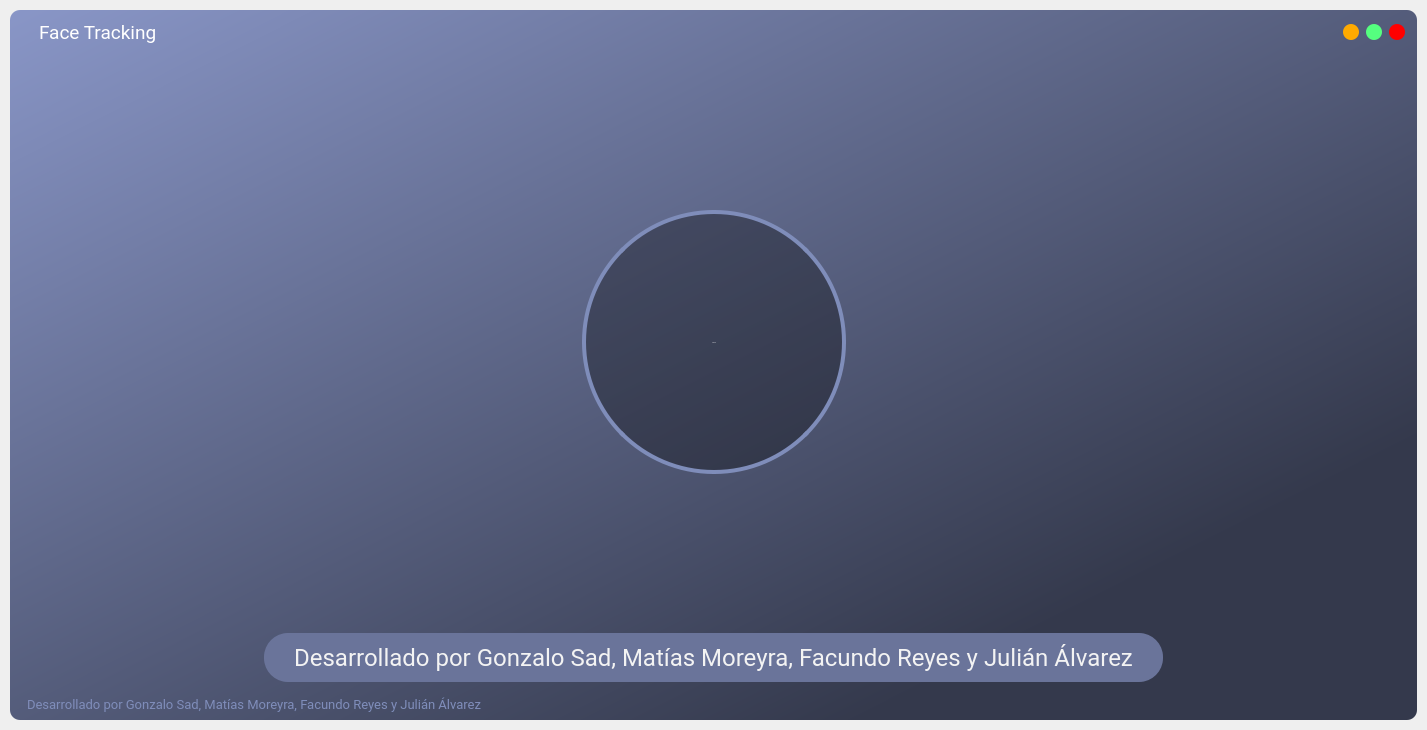
<?xml version="1.0" encoding="UTF-8"?>
<ui version="4.0">
 <author>Desarrollado por Gonzalo Sad, Matías Moreyra, Facundo Reyes y Julián Álvarez</author>
 <class>MainWindow</class>
 <widget class="QMainWindow" name="MainWindow">
  <property name="enabled">
   <bool>true</bool>
  </property>
  <property name="geometry">
   <rect>
    <x>0</x>
    <y>0</y>
    <width>1427</width>
    <height>730</height>
   </rect>
  </property>
  <property name="sizePolicy">
   <sizepolicy hsizetype="Minimum" vsizetype="Minimum">
    <horstretch>0</horstretch>
    <verstretch>0</verstretch>
   </sizepolicy>
  </property>
  <property name="font">
   <font>
    <pointsize>26</pointsize>
   </font>
  </property>
  <property name="windowTitle">
   <string>Face Tracking</string>
  </property>
  <property name="styleSheet">
   <string notr="true">background: none;
</string>
  </property>
  <widget class="QWidget" name="centralwidget">
   <property name="autoFillBackground">
    <bool>false</bool>
   </property>
   <property name="styleSheet">
    <string notr="true">background: none;
</string>
   </property>
   <layout class="QVBoxLayout" name="centralwidget_layout">
    <property name="spacing">
     <number>0</number>
    </property>
    <property name="leftMargin">
     <number>10</number>
    </property>
    <property name="topMargin">
     <number>10</number>
    </property>
    <property name="rightMargin">
     <number>10</number>
    </property>
    <property name="bottomMargin">
     <number>10</number>
    </property>
    <item>
     <widget class="QFrame" name="frame">
      <property name="styleSheet">
       <string notr="true">
/*background-color: qlineargradient(spread:pad, x1:0, y1:0, x2:0.954545, y2:0.341, stop:0 rgba(68, 75, 100, 255), stop:0.681818 rgba(52, 57, 76, 255));*/
background-color: qlineargradient(spread:pad, x1:1, y1:1, x2:0, y2:0, stop:0.198864 rgba(52, 57, 76, 255), stop:1 rgba(137, 150, 199, 255));
border-radius: 10px;


</string>
      </property>
      <property name="frameShape">
       <enum>QFrame::StyledPanel</enum>
      </property>
      <property name="frameShadow">
       <enum>QFrame::Raised</enum>
      </property>
      <layout class="QVBoxLayout" name="verticalLayout_3">
       <property name="spacing">
        <number>0</number>
       </property>
       <property name="leftMargin">
        <number>2</number>
       </property>
       <property name="topMargin">
        <number>2</number>
       </property>
       <property name="rightMargin">
        <number>2</number>
       </property>
       <property name="bottomMargin">
        <number>2</number>
       </property>
       <item>
        <widget class="QFrame" name="title_bar">
         <property name="maximumSize">
          <size>
           <width>16777215</width>
           <height>40</height>
          </size>
         </property>
         <property name="styleSheet">
          <string notr="true">background-color: none;</string>
         </property>
         <property name="frameShape">
          <enum>QFrame::NoFrame</enum>
         </property>
         <property name="frameShadow">
          <enum>QFrame::Raised</enum>
         </property>
         <layout class="QHBoxLayout" name="horizontalLayout">
          <property name="spacing">
           <number>0</number>
          </property>
          <property name="leftMargin">
           <number>0</number>
          </property>
          <property name="topMargin">
           <number>0</number>
          </property>
          <property name="rightMargin">
           <number>0</number>
          </property>
          <property name="bottomMargin">
           <number>0</number>
          </property>
          <item>
           <widget class="QFrame" name="frame_title">
            <property name="font">
             <font>
              <family>Roboto Condensed Light</family>
              <pointsize>14</pointsize>
             </font>
            </property>
            <property name="frameShape">
             <enum>QFrame::StyledPanel</enum>
            </property>
            <property name="frameShadow">
             <enum>QFrame::Raised</enum>
            </property>
            <layout class="QHBoxLayout" name="horizontalLayout_6">
             <property name="spacing">
              <number>0</number>
             </property>
             <property name="leftMargin">
              <number>2</number>
             </property>
             <property name="topMargin">
              <number>0</number>
             </property>
             <property name="rightMargin">
              <number>0</number>
             </property>
             <property name="bottomMargin">
              <number>0</number>
             </property>
             <item>
              <widget class="QFrame" name="frame_toggle">
               <property name="minimumSize">
                <size>
                 <width>23</width>
                 <height>40</height>
                </size>
               </property>
               <property name="maximumSize">
                <size>
                 <width>25</width>
                 <height>40</height>
                </size>
               </property>
               <property name="frameShape">
                <enum>QFrame::NoFrame</enum>
               </property>
               <property name="frameShadow">
                <enum>QFrame::Raised</enum>
               </property>
               <layout class="QHBoxLayout" name="horizontalLayout_9">
                <property name="spacing">
                 <number>0</number>
                </property>
                <property name="leftMargin">
                 <number>0</number>
                </property>
                <property name="topMargin">
                 <number>0</number>
                </property>
                <property name="rightMargin">
                 <number>0</number>
                </property>
                <property name="bottomMargin">
                 <number>0</number>
                </property>
                <item>
                 <widget class="QPushButton" name="boton_toggle">
                  <property name="sizePolicy">
                   <sizepolicy hsizetype="Minimum" vsizetype="Preferred">
                    <horstretch>0</horstretch>
                    <verstretch>0</verstretch>
                   </sizepolicy>
                  </property>
                  <property name="minimumSize">
                   <size>
                    <width>16</width>
                    <height>16</height>
                   </size>
                  </property>
                  <property name="maximumSize">
                   <size>
                    <width>16</width>
                    <height>16</height>
                   </size>
                  </property>
                  <property name="styleSheet">
                   <string notr="true">QPushButton{
	image: url(&quot;:/images/hamb.png&quot;);
    background-repeat: no-repeat;
	border: none;
	border-radius: 8px;
	background-color: none;
	
}
QPushButton:hover{
	image: url(&quot;:/images/hamb_hover.png&quot;);
	
}
QPushButton:pressed{
	image: url(&quot;:/images/hamb_pressed.png&quot;);
	
}</string>
                  </property>
                  <property name="text">
                   <string/>
                  </property>
                 </widget>
                </item>
               </layout>
              </widget>
             </item>
             <item>
              <widget class="QLabel" name="label_title">
               <property name="minimumSize">
                <size>
                 <width>0</width>
                 <height>40</height>
                </size>
               </property>
               <property name="font">
                <font>
                 <family>Roboto</family>
                 <pointsize>14</pointsize>
                </font>
               </property>
               <property name="styleSheet">
                <string notr="true">color: #FFF; 
</string>
               </property>
               <property name="text">
                <string>Face Tracking</string>
               </property>
              </widget>
             </item>
            </layout>
           </widget>
          </item>
          <item>
           <widget class="QFrame" name="frame_buttons">
            <property name="sizePolicy">
             <sizepolicy hsizetype="Minimum" vsizetype="Minimum">
              <horstretch>0</horstretch>
              <verstretch>0</verstretch>
             </sizepolicy>
            </property>
            <property name="minimumSize">
             <size>
              <width>100</width>
              <height>0</height>
             </size>
            </property>
            <property name="maximumSize">
             <size>
              <width>100</width>
              <height>16777215</height>
             </size>
            </property>
            <property name="frameShape">
             <enum>QFrame::StyledPanel</enum>
            </property>
            <property name="frameShadow">
             <enum>QFrame::Raised</enum>
            </property>
            <layout class="QHBoxLayout" name="horizontalLayout_4">
             <property name="spacing">
              <number>0</number>
             </property>
             <property name="leftMargin">
              <number>21</number>
             </property>
             <property name="topMargin">
              <number>9</number>
             </property>
             <property name="rightMargin">
              <number>0</number>
             </property>
             <item>
              <widget class="QPushButton" name="btn_minimize">
               <property name="minimumSize">
                <size>
                 <width>16</width>
                 <height>16</height>
                </size>
               </property>
               <property name="maximumSize">
                <size>
                 <width>16</width>
                 <height>16</height>
                </size>
               </property>
               <property name="toolTip">
                <string>Minimizar</string>
               </property>
               <property name="styleSheet">
                <string notr="true">QPushButton{
	border: none;
	border-radius: 8px;
	background-color: rgb(255, 170, 0);
}
QPushButton:hover{
	background-color: rgba(255, 170, 0, 150);
}</string>
               </property>
               <property name="text">
                <string/>
               </property>
              </widget>
             </item>
             <item>
              <widget class="QPushButton" name="btn_maximize">
               <property name="minimumSize">
                <size>
                 <width>16</width>
                 <height>16</height>
                </size>
               </property>
               <property name="maximumSize">
                <size>
                 <width>16</width>
                 <height>16</height>
                </size>
               </property>
               <property name="toolTip">
                <string>Maximizar</string>
               </property>
               <property name="styleSheet">
                <string notr="true">QPushButton{
	border: none;
	border-radius: 8px;
	background-color: rgb(85,255,127);
}
QPushButton:hover{
	background-color: rgba(85,255,127,150);

}</string>
               </property>
               <property name="text">
                <string/>
               </property>
              </widget>
             </item>
             <item>
              <widget class="QPushButton" name="btn_close">
               <property name="minimumSize">
                <size>
                 <width>16</width>
                 <height>16</height>
                </size>
               </property>
               <property name="maximumSize">
                <size>
                 <width>16</width>
                 <height>16</height>
                </size>
               </property>
               <property name="toolTip">
                <string>Cerrar</string>
               </property>
               <property name="styleSheet">
                <string notr="true">QPushButton{
	border: none;
	border-radius: 8px;
	
	background-color: rgb(255, 0, 0);
}
QPushButton:hover{
	background-color: rgba(255, 0, 0, 150);

}</string>
               </property>
               <property name="text">
                <string/>
               </property>
              </widget>
             </item>
            </layout>
           </widget>
          </item>
         </layout>
        </widget>
       </item>
       <item>
        <widget class="QFrame" name="content_bar">
         <property name="styleSheet">
          <string notr="true">background-color: none;</string>
         </property>
         <property name="frameShape">
          <enum>QFrame::StyledPanel</enum>
         </property>
         <property name="frameShadow">
          <enum>QFrame::Raised</enum>
         </property>
         <layout class="QHBoxLayout" name="horizontalLayout_7">
          <property name="spacing">
           <number>0</number>
          </property>
          <property name="leftMargin">
           <number>4</number>
          </property>
          <property name="topMargin">
           <number>4</number>
          </property>
          <property name="rightMargin">
           <number>4</number>
          </property>
          <property name="bottomMargin">
           <number>4</number>
          </property>
          <item>
           <widget class="QFrame" name="frame_left_menu">
            <property name="minimumSize">
             <size>
              <width>0</width>
              <height>0</height>
             </size>
            </property>
            <property name="styleSheet">
             <string notr="true">QFrame{
background-color: qlineargradient(spread:pad, x1:0, y1:0, x2:1, y2:1, stop:0 rgba(52, 57, 76, 255), stop:1 rgba(120, 120, 180, 255));
border-radius: 10px;
}

Line{
border: 2px solid rgb(136, 149, 198);
min-width: 0px;
}

QPushButton{
border-width: 2px;
border-style: solid;
border-color: rgb(127, 141, 186);
border-radius: 18px;
color: #FFF;
background-color:rgba(0, 0, 0, 80);
padding-left:20px;
padding-right:20px;
padding-top: 5px;
padding-bottom: 5px;
font: 16px &quot;Open Sans&quot;;
min-width: 0px;
}
QPushButton:hover{
border-color:rgb(85, 170, 255);
background-color: rgba(0, 0, 0, 120);
}

QPushButton:pressed{
border-color:rgb(255, 170, 0);
background-color: rgba(0, 0, 0, 150);
}

QPushButton:disabled{
color: rgb(132, 132, 132);
background-color: rgba(0, 0, 0, 180);
}
</string>
            </property>
            <property name="frameShape">
             <enum>QFrame::NoFrame</enum>
            </property>
            <property name="frameShadow">
             <enum>QFrame::Raised</enum>
            </property>
            <widget class="Line" name="line">
             <property name="geometry">
              <rect>
               <x>15</x>
               <y>500</y>
               <width>140</width>
               <height>2</height>
              </rect>
             </property>
             <property name="orientation">
              <enum>Qt::Horizontal</enum>
             </property>
            </widget>
            <widget class="QPushButton" name="boton_salir">
             <property name="geometry">
              <rect>
               <x>10</x>
               <y>430</y>
               <width>150</width>
               <height>36</height>
              </rect>
             </property>
             <property name="minimumSize">
              <size>
               <width>44</width>
               <height>0</height>
              </size>
             </property>
             <property name="text">
              <string>Salir</string>
             </property>
            </widget>
            <widget class="QPushButton" name="boton_inicio">
             <property name="geometry">
              <rect>
               <x>10</x>
               <y>30</y>
               <width>150</width>
               <height>36</height>
              </rect>
             </property>
             <property name="minimumSize">
              <size>
               <width>44</width>
               <height>0</height>
              </size>
             </property>
             <property name="text">
              <string>Inicio</string>
             </property>
            </widget>
            <widget class="QPushButton" name="boton_mascara">
             <property name="geometry">
              <rect>
               <x>10</x>
               <y>130</y>
               <width>150</width>
               <height>36</height>
              </rect>
             </property>
             <property name="minimumSize">
              <size>
               <width>44</width>
               <height>0</height>
              </size>
             </property>
             <property name="text">
              <string>Máscara</string>
             </property>
            </widget>
            <widget class="QPushButton" name="boton_about">
             <property name="geometry">
              <rect>
               <x>10</x>
               <y>330</y>
               <width>150</width>
               <height>36</height>
              </rect>
             </property>
             <property name="minimumSize">
              <size>
               <width>44</width>
               <height>0</height>
              </size>
             </property>
             <property name="text">
              <string>Acerca de...</string>
             </property>
            </widget>
            <widget class="QPushButton" name="boton_instrucciones">
             <property name="geometry">
              <rect>
               <x>10</x>
               <y>230</y>
               <width>150</width>
               <height>36</height>
              </rect>
             </property>
             <property name="minimumSize">
              <size>
               <width>44</width>
               <height>0</height>
              </size>
             </property>
             <property name="text">
              <string>Instrucciones</string>
             </property>
            </widget>
            <widget class="Line" name="line_2">
             <property name="geometry">
              <rect>
               <x>15</x>
               <y>100</y>
               <width>140</width>
               <height>2</height>
              </rect>
             </property>
             <property name="orientation">
              <enum>Qt::Horizontal</enum>
             </property>
            </widget>
            <widget class="Line" name="line_3">
             <property name="geometry">
              <rect>
               <x>15</x>
               <y>200</y>
               <width>140</width>
               <height>2</height>
              </rect>
             </property>
             <property name="orientation">
              <enum>Qt::Horizontal</enum>
             </property>
            </widget>
            <widget class="Line" name="line_5">
             <property name="geometry">
              <rect>
               <x>15</x>
               <y>300</y>
               <width>140</width>
               <height>2</height>
              </rect>
             </property>
             <property name="orientation">
              <enum>Qt::Horizontal</enum>
             </property>
            </widget>
            <widget class="Line" name="line_4">
             <property name="geometry">
              <rect>
               <x>15</x>
               <y>400</y>
               <width>140</width>
               <height>2</height>
              </rect>
             </property>
             <property name="orientation">
              <enum>Qt::Horizontal</enum>
             </property>
            </widget>
           </widget>
          </item>
          <item>
           <widget class="QFrame" name="frame_content">
            <property name="frameShape">
             <enum>QFrame::NoFrame</enum>
            </property>
            <property name="frameShadow">
             <enum>QFrame::Raised</enum>
            </property>
            <layout class="QHBoxLayout" name="horizontalLayout_8">
             <property name="spacing">
              <number>1</number>
             </property>
             <property name="leftMargin">
              <number>0</number>
             </property>
             <property name="topMargin">
              <number>0</number>
             </property>
             <property name="rightMargin">
              <number>0</number>
             </property>
             <property name="bottomMargin">
              <number>0</number>
             </property>
             <item>
              <widget class="QStackedWidget" name="stackedWidget">
               <property name="styleSheet">
                <string notr="true"/>
               </property>
               <widget class="QWidget" name="page">
                <layout class="QVBoxLayout" name="verticalLayout">
                 <property name="leftMargin">
                  <number>0</number>
                 </property>
                 <property name="topMargin">
                  <number>0</number>
                 </property>
                 <property name="rightMargin">
                  <number>0</number>
                 </property>
                 <property name="bottomMargin">
                  <number>7</number>
                 </property>
                 <item>
                  <spacer name="verticalSpacer">
                   <property name="orientation">
                    <enum>Qt::Vertical</enum>
                   </property>
                   <property name="sizeHint" stdset="0">
                    <size>
                     <width>20</width>
                     <height>40</height>
                    </size>
                   </property>
                  </spacer>
                 </item>
                 <item>
                  <layout class="QHBoxLayout" name="horizontalLayout_3">
                   <item>
                    <spacer name="horizontalSpacer">
                     <property name="orientation">
                      <enum>Qt::Horizontal</enum>
                     </property>
                     <property name="sizeHint" stdset="0">
                      <size>
                       <width>40</width>
                       <height>20</height>
                      </size>
                     </property>
                    </spacer>
                   </item>
                   <item>
                    <widget class="QPushButton" name="boton_empezar">
                     <property name="minimumSize">
                      <size>
                       <width>264</width>
                       <height>264</height>
                      </size>
                     </property>
                     <property name="maximumSize">
                      <size>
                       <width>264</width>
                       <height>264</height>
                      </size>
                     </property>
                     <property name="palette">
                      <palette>
                       <active>
                        <colorrole role="WindowText">
                         <brush brushstyle="SolidPattern">
                          <color alpha="255">
                           <red>255</red>
                           <green>255</green>
                           <blue>255</blue>
                          </color>
                         </brush>
                        </colorrole>
                        <colorrole role="Button">
                         <brush brushstyle="SolidPattern">
                          <color alpha="80">
                           <red>0</red>
                           <green>0</green>
                           <blue>0</blue>
                          </color>
                         </brush>
                        </colorrole>
                        <colorrole role="Text">
                         <brush brushstyle="SolidPattern">
                          <color alpha="255">
                           <red>255</red>
                           <green>255</green>
                           <blue>255</blue>
                          </color>
                         </brush>
                        </colorrole>
                        <colorrole role="ButtonText">
                         <brush brushstyle="SolidPattern">
                          <color alpha="255">
                           <red>255</red>
                           <green>255</green>
                           <blue>255</blue>
                          </color>
                         </brush>
                        </colorrole>
                        <colorrole role="Base">
                         <brush brushstyle="SolidPattern">
                          <color alpha="80">
                           <red>0</red>
                           <green>0</green>
                           <blue>0</blue>
                          </color>
                         </brush>
                        </colorrole>
                        <colorrole role="Window">
                         <brush brushstyle="SolidPattern">
                          <color alpha="80">
                           <red>0</red>
                           <green>0</green>
                           <blue>0</blue>
                          </color>
                         </brush>
                        </colorrole>
                        <colorrole role="PlaceholderText">
                         <brush brushstyle="NoBrush">
                          <color alpha="128">
                           <red>255</red>
                           <green>255</green>
                           <blue>255</blue>
                          </color>
                         </brush>
                        </colorrole>
                       </active>
                       <inactive>
                        <colorrole role="WindowText">
                         <brush brushstyle="SolidPattern">
                          <color alpha="255">
                           <red>255</red>
                           <green>255</green>
                           <blue>255</blue>
                          </color>
                         </brush>
                        </colorrole>
                        <colorrole role="Button">
                         <brush brushstyle="SolidPattern">
                          <color alpha="80">
                           <red>0</red>
                           <green>0</green>
                           <blue>0</blue>
                          </color>
                         </brush>
                        </colorrole>
                        <colorrole role="Text">
                         <brush brushstyle="SolidPattern">
                          <color alpha="255">
                           <red>255</red>
                           <green>255</green>
                           <blue>255</blue>
                          </color>
                         </brush>
                        </colorrole>
                        <colorrole role="ButtonText">
                         <brush brushstyle="SolidPattern">
                          <color alpha="255">
                           <red>255</red>
                           <green>255</green>
                           <blue>255</blue>
                          </color>
                         </brush>
                        </colorrole>
                        <colorrole role="Base">
                         <brush brushstyle="SolidPattern">
                          <color alpha="80">
                           <red>0</red>
                           <green>0</green>
                           <blue>0</blue>
                          </color>
                         </brush>
                        </colorrole>
                        <colorrole role="Window">
                         <brush brushstyle="SolidPattern">
                          <color alpha="80">
                           <red>0</red>
                           <green>0</green>
                           <blue>0</blue>
                          </color>
                         </brush>
                        </colorrole>
                        <colorrole role="PlaceholderText">
                         <brush brushstyle="NoBrush">
                          <color alpha="128">
                           <red>255</red>
                           <green>255</green>
                           <blue>255</blue>
                          </color>
                         </brush>
                        </colorrole>
                       </inactive>
                       <disabled>
                        <colorrole role="WindowText">
                         <brush brushstyle="SolidPattern">
                          <color alpha="255">
                           <red>255</red>
                           <green>255</green>
                           <blue>255</blue>
                          </color>
                         </brush>
                        </colorrole>
                        <colorrole role="Button">
                         <brush brushstyle="SolidPattern">
                          <color alpha="80">
                           <red>0</red>
                           <green>0</green>
                           <blue>0</blue>
                          </color>
                         </brush>
                        </colorrole>
                        <colorrole role="Text">
                         <brush brushstyle="SolidPattern">
                          <color alpha="255">
                           <red>255</red>
                           <green>255</green>
                           <blue>255</blue>
                          </color>
                         </brush>
                        </colorrole>
                        <colorrole role="ButtonText">
                         <brush brushstyle="SolidPattern">
                          <color alpha="255">
                           <red>255</red>
                           <green>255</green>
                           <blue>255</blue>
                          </color>
                         </brush>
                        </colorrole>
                        <colorrole role="Base">
                         <brush brushstyle="SolidPattern">
                          <color alpha="80">
                           <red>0</red>
                           <green>0</green>
                           <blue>0</blue>
                          </color>
                         </brush>
                        </colorrole>
                        <colorrole role="Window">
                         <brush brushstyle="SolidPattern">
                          <color alpha="80">
                           <red>0</red>
                           <green>0</green>
                           <blue>0</blue>
                          </color>
                         </brush>
                        </colorrole>
                        <colorrole role="PlaceholderText">
                         <brush brushstyle="NoBrush">
                          <color alpha="128">
                           <red>255</red>
                           <green>255</green>
                           <blue>255</blue>
                          </color>
                         </brush>
                        </colorrole>
                       </disabled>
                      </palette>
                     </property>
                     <property name="font">
                      <font>
                       <family>Montserrat</family>
                       <pointsize>-1</pointsize>
                       <weight>50</weight>
                       <italic>false</italic>
                       <bold>false</bold>
                      </font>
                     </property>
                     <property name="styleSheet">
                      <string notr="true">QPushButton{
border-width: 4px;
border-style: solid;
border-color: rgb(127, 141, 186);
border-radius: 132px;
color: #FFF;
background-color: rgba(0, 0, 0, 80);
padding-left: 40px;
padding-right: 40px;
padding-top:97px;
padding-bottom:97px;
font: 40px &quot;Montserrat&quot;;
}
QPushButton:hover{
border-color:qradialgradient(spread:pad, cx:0.5, cy:0.5, radius:0.5, fx:0.5, fy:0.5, stop:0 rgba(0, 170, 255, 255), stop:1 rgba(0, 255, 255, 255));
background-color: rgba(0, 0, 0, 120);
}

QPushButton:pressed{
border-color:rgba(255, 170, 0);
background-color: rgba(0, 0, 0, 150);
}</string>
                     </property>
                     <property name="text">
                      <string>INICIAR</string>
                     </property>
                    </widget>
                   </item>
                   <item>
                    <spacer name="horizontalSpacer_2">
                     <property name="orientation">
                      <enum>Qt::Horizontal</enum>
                     </property>
                     <property name="sizeHint" stdset="0">
                      <size>
                       <width>40</width>
                       <height>20</height>
                      </size>
                     </property>
                    </spacer>
                   </item>
                  </layout>
                 </item>
                 <item>
                  <spacer name="verticalSpacer_2">
                   <property name="orientation">
                    <enum>Qt::Vertical</enum>
                   </property>
                   <property name="sizeHint" stdset="0">
                    <size>
                     <width>20</width>
                     <height>40</height>
                    </size>
                   </property>
                  </spacer>
                 </item>
                 <item>
                  <layout class="QHBoxLayout" name="horizontalLayout_5">
                   <item>
                    <spacer name="horizontalSpacer_3">
                     <property name="orientation">
                      <enum>Qt::Horizontal</enum>
                     </property>
                     <property name="sizeHint" stdset="0">
                      <size>
                       <width>40</width>
                       <height>20</height>
                      </size>
                     </property>
                    </spacer>
                   </item>
                   <item>
                    <widget class="QLabel" name="label">
                     <property name="minimumSize">
                      <size>
                       <width>0</width>
                       <height>49</height>
                      </size>
                     </property>
                     <property name="maximumSize">
                      <size>
                       <width>16777215</width>
                       <height>49</height>
                      </size>
                     </property>
                     <property name="font">
                      <font>
                       <family>Roboto</family>
                       <pointsize>18</pointsize>
                      </font>
                     </property>
                     <property name="styleSheet">
                      <string notr="true">background-color: rgb(106, 116, 154);
color: rgb(243, 243, 243);
border-radius: 24px;
padding-top: 10px;
padding-bottom: 10px;
padding-right: 30px;
padding-left: 30px;</string>
                     </property>
                     <property name="text">
                      <string>Desarrollado por Gonzalo Sad, Matías Moreyra, Facundo Reyes y Julián Álvarez</string>
                     </property>
                     <property name="textFormat">
                      <enum>Qt::PlainText</enum>
                     </property>
                     <property name="scaledContents">
                      <bool>false</bool>
                     </property>
                     <property name="alignment">
                      <set>Qt::AlignCenter</set>
                     </property>
                     <property name="wordWrap">
                      <bool>false</bool>
                     </property>
                    </widget>
                   </item>
                   <item>
                    <spacer name="horizontalSpacer_4">
                     <property name="orientation">
                      <enum>Qt::Horizontal</enum>
                     </property>
                     <property name="sizeHint" stdset="0">
                      <size>
                       <width>40</width>
                       <height>20</height>
                      </size>
                     </property>
                    </spacer>
                   </item>
                  </layout>
                 </item>
                </layout>
               </widget>
              </widget>
             </item>
            </layout>
           </widget>
          </item>
         </layout>
        </widget>
       </item>
       <item>
        <widget class="QFrame" name="credits_bar">
         <property name="maximumSize">
          <size>
           <width>16777215</width>
           <height>25</height>
          </size>
         </property>
         <property name="styleSheet">
          <string notr="true">background-color: none;</string>
         </property>
         <property name="frameShape">
          <enum>QFrame::NoFrame</enum>
         </property>
         <property name="frameShadow">
          <enum>QFrame::Raised</enum>
         </property>
         <layout class="QHBoxLayout" name="horizontalLayout_2">
          <property name="spacing">
           <number>0</number>
          </property>
          <property name="leftMargin">
           <number>0</number>
          </property>
          <property name="topMargin">
           <number>0</number>
          </property>
          <property name="rightMargin">
           <number>0</number>
          </property>
          <property name="bottomMargin">
           <number>0</number>
          </property>
          <item>
           <widget class="QFrame" name="frame_label_credits">
            <property name="frameShape">
             <enum>QFrame::StyledPanel</enum>
            </property>
            <property name="frameShadow">
             <enum>QFrame::Raised</enum>
            </property>
            <layout class="QVBoxLayout" name="verticalLayout_6">
             <property name="spacing">
              <number>0</number>
             </property>
             <property name="leftMargin">
              <number>15</number>
             </property>
             <property name="topMargin">
              <number>0</number>
             </property>
             <property name="rightMargin">
              <number>0</number>
             </property>
             <property name="bottomMargin">
              <number>5</number>
             </property>
             <item>
              <widget class="QLabel" name="label_credits">
               <property name="minimumSize">
                <size>
                 <width>0</width>
                 <height>23</height>
                </size>
               </property>
               <property name="font">
                <font>
                 <family>Roboto</family>
                 <pointsize>10</pointsize>
                </font>
               </property>
               <property name="styleSheet">
                <string notr="true">color: rgb(127, 141, 186);</string>
               </property>
               <property name="frameShape">
                <enum>QFrame::NoFrame</enum>
               </property>
               <property name="text">
                <string>Desarrollado por Gonzalo Sad, Matías Moreyra, Facundo Reyes y Julián Álvarez</string>
               </property>
              </widget>
             </item>
            </layout>
           </widget>
          </item>
          <item>
           <widget class="QFrame" name="frame_grip">
            <property name="maximumSize">
             <size>
              <width>25</width>
              <height>25</height>
             </size>
            </property>
            <property name="styleSheet">
             <string notr="true">padding: 5px;</string>
            </property>
            <property name="frameShape">
             <enum>QFrame::StyledPanel</enum>
            </property>
            <property name="frameShadow">
             <enum>QFrame::Raised</enum>
            </property>
           </widget>
          </item>
         </layout>
        </widget>
       </item>
      </layout>
     </widget>
    </item>
   </layout>
  </widget>
  <action name="actionInstrucciones">
   <property name="text">
    <string>Instrucciones</string>
   </property>
   <property name="shortcut">
    <string>F1</string>
   </property>
  </action>
  <action name="actionVersion">
   <property name="text">
    <string>Acerca...</string>
   </property>
   <property name="shortcut">
    <string>Ctrl+I</string>
   </property>
  </action>
  <action name="actionReiniciar">
   <property name="text">
    <string>Volver a inicio</string>
   </property>
   <property name="shortcut">
    <string>Ctrl+R</string>
   </property>
  </action>
  <action name="actionCerrar">
   <property name="text">
    <string>Cerrar</string>
   </property>
   <property name="shortcut">
    <string>Ctrl+Q</string>
   </property>
  </action>
  <action name="actionAcerca_de_Qt">
   <property name="text">
    <string>Acerca de Qt</string>
   </property>
  </action>
  <action name="actionObservar_m_scara">
   <property name="text">
    <string>Observar máscara</string>
   </property>
  </action>
 </widget>
 <resources/>
 <connections/>
</ui>
